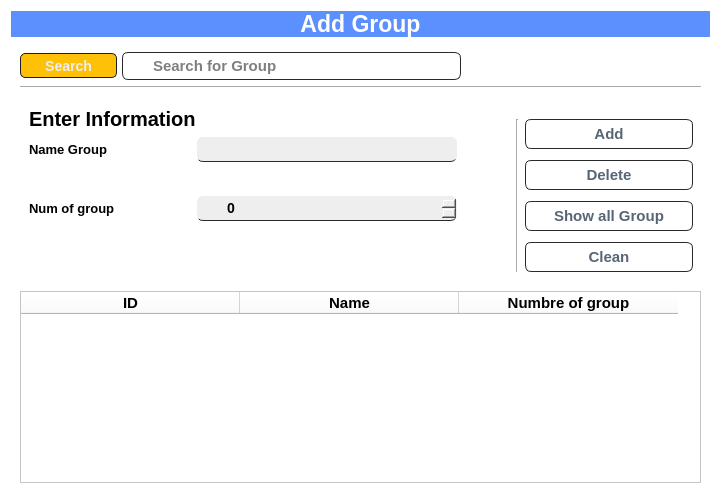
               <widget class="QWidget" name="page_4">
                <property name="styleSheet">
                 <string notr="true">QWidget{background:#fff;}</string>
                </property>
                <layout class="QVBoxLayout" name="verticalLayout_7">
                 <item>
                  <widget class="QLabel" name="label_40">
                   <property name="font">
                    <font>
                     <pointsize>17</pointsize>
                     <weight>75</weight>
                     <bold>true</bold>
                    </font>
                   </property>
                   <property name="styleSheet">
                    <string notr="true">background-color: rgb(92, 144, 255);
color: rgb(255, 255, 255);</string>
                   </property>
                   <property name="text">
                    <string>&lt;html&gt;&lt;head/&gt;&lt;body&gt;&lt;p align=&quot;center&quot;&gt;Add Group&lt;/p&gt;&lt;/body&gt;&lt;/html&gt;</string>
                   </property>
                  </widget>
                 </item>
                 <item>
                  <widget class="QWidget" name="widget_45" native="true">
                   <property name="sizePolicy">
                    <sizepolicy hsizetype="Preferred" vsizetype="Expanding">
                     <horstretch>0</horstretch>
                     <verstretch>0</verstretch>
                    </sizepolicy>
                   </property>
                   <property name="styleSheet">
                    <string notr="true">background-color: rgb(255, 255, 255);</string>
                   </property>
                   <layout class="QGridLayout" name="gridLayout_7">
                    <item row="4" column="0" colspan="5">
                     <widget class="QWidget" name="widget_3" native="true">
                      <property name="sizePolicy">
                       <sizepolicy hsizetype="Preferred" vsizetype="Expanding">
                        <horstretch>0</horstretch>
                        <verstretch>0</verstretch>
                       </sizepolicy>
                      </property>
                      <layout class="QVBoxLayout" name="verticalLayout_6">
                       <property name="leftMargin">
                        <number>0</number>
                       </property>
                       <property name="topMargin">
                        <number>0</number>
                       </property>
                       <property name="rightMargin">
                        <number>0</number>
                       </property>
                       <property name="bottomMargin">
                        <number>0</number>
                       </property>
                       <item>
                        <widget class="QTableWidget" name="table_group">
                         <attribute name="horizontalHeaderDefaultSectionSize">
                          <number>219</number>
                         </attribute>
                         <attribute name="horizontalHeaderMinimumSectionSize">
                          <number>219</number>
                         </attribute>
                         <column>
                          <property name="text">
                           <string>ID</string>
                          </property>
                          <property name="font">
                           <font>
                            <pointsize>11</pointsize>
                            <weight>75</weight>
                            <bold>true</bold>
                           </font>
                          </property>
                          <property name="textAlignment">
                           <set>AlignCenter</set>
                          </property>
                         </column>
                         <column>
                          <property name="text">
                           <string>Name</string>
                          </property>
                          <property name="font">
                           <font>
                            <pointsize>11</pointsize>
                            <weight>75</weight>
                            <bold>true</bold>
                           </font>
                          </property>
                          <property name="textAlignment">
                           <set>AlignCenter</set>
                          </property>
                         </column>
                         <column>
                          <property name="text">
                           <string>Numbre of group</string>
                          </property>
                          <property name="font">
                           <font>
                            <pointsize>11</pointsize>
                            <weight>75</weight>
                            <bold>true</bold>
                           </font>
                          </property>
                          <property name="textAlignment">
                           <set>AlignCenter</set>
                          </property>
                         </column>
                        </widget>
                       </item>
                      </layout>
                     </widget>
                    </item>
                    <item row="2" column="4">
                     <widget class="QWidget" name="widget_47" native="true">
                      <property name="minimumSize">
                       <size>
                        <width>189</width>
                        <height>0</height>
                       </size>
                      </property>
                      <layout class="QGridLayout" name="gridLayout_8">
                       <property name="topMargin">
                        <number>14</number>
                       </property>
                       <property name="rightMargin">
                        <number>8</number>
                       </property>
                       <property name="bottomMargin">
                        <number>0</number>
                       </property>
                       <property name="verticalSpacing">
                        <number>1</number>
                       </property>
                       <item row="0" column="1">
                        <widget class="QPushButton" name="pushButton_24">
                         <property name="styleSheet">
                          <string notr="true">QPushButton {
	background-color: #ffffff;
	color: #576574;
	border-radius: 6px;
	border: 1px solid #2a2a2a;
	display:inline-block;
	font-family:Arial;
	font-size:15px;
	font-weight:bold;
	padding:5px 28px;
	text-decoration:none;
	text-shadow:0px 1px 0px #ffffff;
}
QPushButton:hover {
	background:linear-gradient(to bottom, #f9f9f9 5%, #e9e9e9 100%);
	background-color: QLinearGradient( x1: 0, y1: 0, x2: 1, y2: 1, stop: 0 #D980FA, stop: 0.1 #ED4C67, stop: 0.5 #B53471, stop: 0.9 #B53471, stop: 1 #833471);
	color: #eeeeee;
	border-radius: 6px;
	border: 1px solid #ffffff;
	display:inline-block;
	cursor:pointer;
	font-family:Arial;
	font-size:10px;
	font-weight:bold;
	padding:5px 24px;
	text-decoration:none;
	text-shadow:0px 1px 0px #ffffff;
}</string>
                         </property>
                         <property name="text">
                          <string>Add</string>
                         </property>
                        </widget>
                       </item>
                       <item row="1" column="1">
                        <widget class="QPushButton" name="pushButton_25">
                         <property name="styleSheet">
                          <string notr="true">QPushButton {
	background-color: #ffffff;
	color: #576574;
	border-radius: 6px;
	border: 1px solid #2a2a2a;
	display:inline-block;
	font-family:Arial;
	font-size:15px;
	font-weight:bold;
	padding:5px 28px;
	text-decoration:none;
	text-shadow:0px 1px 0px #ffffff;
}
QPushButton:hover {
	background:linear-gradient(to bottom, #f9f9f9 5%, #e9e9e9 100%);
	background-color: QLinearGradient( x1: 0, y1: 0, x2: 1, y2: 1, stop: 0 #D980FA, stop: 0.1 #ED4C67, stop: 0.5 #B53471, stop: 0.9 #B53471, stop: 1 #833471);
	color: #eeeeee;
	border-radius: 6px;
	border: 1px solid #ffffff;
	display:inline-block;
	cursor:pointer;
	font-family:Arial;
	font-size:10px;
	font-weight:bold;
	padding:5px 24px;
	text-decoration:none;
	text-shadow:0px 1px 0px #ffffff;
}</string>
                         </property>
                         <property name="text">
                          <string>Delete</string>
                         </property>
                        </widget>
                       </item>
                       <item row="2" column="1">
                        <widget class="QPushButton" name="pushButton_26">
                         <property name="styleSheet">
                          <string notr="true">QPushButton {
	background-color: #ffffff;
	color: #576574;
	border-radius: 6px;
	border: 1px solid #2a2a2a;
	display:inline-block;
	font-family:Arial;
	font-size:15px;
	font-weight:bold;
	padding:5px 28px;
	text-decoration:none;
	text-shadow:0px 1px 0px #ffffff;
}
QPushButton:hover {
	background:linear-gradient(to bottom, #f9f9f9 5%, #e9e9e9 100%);
	background-color: QLinearGradient( x1: 0, y1: 0, x2: 1, y2: 1, stop: 0 #D980FA, stop: 0.1 #ED4C67, stop: 0.5 #B53471, stop: 0.9 #B53471, stop: 1 #833471);
	color: #eeeeee;
	border-radius: 6px;
	border: 1px solid #ffffff;
	display:inline-block;
	cursor:pointer;
	font-family:Arial;
	font-size:10px;
	font-weight:bold;
	padding:5px 24px;
	text-decoration:none;
	text-shadow:0px 1px 0px #ffffff;
}</string>
                         </property>
                         <property name="text">
                          <string>Show all Group</string>
                         </property>
                        </widget>
                       </item>
                       <item row="3" column="1">
                        <widget class="QPushButton" name="pushButton_27">
                         <property name="styleSheet">
                          <string notr="true">QPushButton {
	background-color: #ffffff;
	color: #576574;
	border-radius: 6px;
	border: 1px solid #2a2a2a;
	display:inline-block;
	font-family:Arial;
	font-size:15px;
	font-weight:bold;
	padding:5px 28px;
	text-decoration:none;
	text-shadow:0px 1px 0px #ffffff;
}
QPushButton:hover {
	background:linear-gradient(to bottom, #f9f9f9 5%, #e9e9e9 100%);
	background-color: QLinearGradient( x1: 0, y1: 0, x2: 1, y2: 1, stop: 0 #D980FA, stop: 0.1 #ED4C67, stop: 0.5 #B53471, stop: 0.9 #B53471, stop: 1 #833471);
	color: #eeeeee;
	border-radius: 6px;
	border: 1px solid #ffffff;
	display:inline-block;
	cursor:pointer;
	font-family:Arial;
	font-size:10px;
	font-weight:bold;
	padding:5px 24px;
	text-decoration:none;
	text-shadow:0px 1px 0px #ffffff;
}</string>
                         </property>
                         <property name="text">
                          <string>Clean</string>
                         </property>
                        </widget>
                       </item>
                       <item row="0" column="0" rowspan="4">
                        <widget class="Line" name="line_4">
                         <property name="orientation">
                          <enum>Qt::Vertical</enum>
                         </property>
                        </widget>
                       </item>
                      </layout>
                     </widget>
                    </item>
                    <item row="0" column="0" colspan="2">
                     <widget class="QWidget" name="widget_6" native="true">
                      <property name="maximumSize">
                       <size>
                        <width>480</width>
                        <height>16777215</height>
                       </size>
                      </property>
                      <layout class="QHBoxLayout" name="horizontalLayout_4">
                       <property name="spacing">
                        <number>5</number>
                       </property>
                       <property name="leftMargin">
                        <number>0</number>
                       </property>
                       <property name="topMargin">
                        <number>0</number>
                       </property>
                       <property name="bottomMargin">
                        <number>0</number>
                       </property>
                       <item>
                        <widget class="QPushButton" name="pushButton_28">
                         <property name="minimumSize">
                          <size>
                           <width>0</width>
                           <height>25</height>
                          </size>
                         </property>
                         <property name="maximumSize">
                          <size>
                           <width>100</width>
                           <height>25</height>
                          </size>
                         </property>
                         <property name="styleSheet">
                          <string notr="true">QPushButton {
	box-shadow:inset 0px 1px 0px 0px #ffffff;
	background:linear-gradient(to bottom, #f9f9f9 5%, #e9e9e9 100%);
	background-color: #ffc107;
	color: #eeeeee;
	border-radius:5px;
	border:1px solid #1e1e1e;
	display:inline-block;
	cursor:pointer;
	font-family:Arial;
	font-size:14px;
	font-weight:bold;
	padding:2px 24px;
}
QPushButton:hover {
	background:linear-gradient(to bottom, #e9e9e9 5%, #f9f9f9 100%);
	background-color: #001;
	color:#666666;
}
QPushButton:active {
	position:relative;
	top:1px;
}
QPushButton::pressed {
    background-color: QLinearGradient( x1: 0, y1: 0, x2: 0, y2: 1, stop: 0 #2d2d2d, stop: 0.1 #2b2b2b, stop: 0.5 #292929, stop: 0.9 #282828, stop: 1 #252525);
}

</string>
                         </property>
                         <property name="text">
                          <string>Search</string>
                         </property>
                        </widget>
                       </item>
                       <item>
                        <widget class="QLineEdit" name="lineEdit_19">
                         <property name="styleSheet">
                          <string notr="true">QLineEdit {
	background-color: #ffffff;
	color: rgb(0, 0, 0);
	border-radius: 6px;
	border: 1px solid #2a2a2a;
	display:inline-block;
	font-family:Arial;
	font-size:15px;
	font-weight:bold;
	padding:3px 28px;
	text-decoration:none;
	text-shadow:0px 1px 0px #ffffff;
}
	</string>
                         </property>
                         <property name="placeholderText">
                          <string>Search for Group</string>
                         </property>
                        </widget>
                       </item>
                      </layout>
                     </widget>
                    </item>
                    <item row="2" column="2" colspan="2">
                     <widget class="QWidget" name="widget_46" native="true"/>
                    </item>
                    <item row="1" column="0" colspan="5">
                     <widget class="Line" name="line_16">
                      <property name="orientation">
                       <enum>Qt::Horizontal</enum>
                      </property>
                     </widget>
                    </item>
                    <item row="2" column="0" colspan="2">
                     <widget class="QWidget" name="widget_48" native="true">
                      <property name="sizePolicy">
                       <sizepolicy hsizetype="Preferred" vsizetype="Preferred">
                        <horstretch>0</horstretch>
                        <verstretch>0</verstretch>
                       </sizepolicy>
                      </property>
                      <property name="minimumSize">
                       <size>
                        <width>450</width>
                        <height>190</height>
                       </size>
                      </property>
                      <property name="maximumSize">
                       <size>
                        <width>450</width>
                        <height>190</height>
                       </size>
                      </property>
                      <property name="styleSheet">
                       <string notr="true">border:none;
border-radius:10px;
background-color: white;
</string>
                      </property>
                      <layout class="QFormLayout" name="formLayout_5">
                       <property name="horizontalSpacing">
                        <number>1</number>
                       </property>
                       <property name="leftMargin">
                        <number>9</number>
                       </property>
                       <property name="topMargin">
                        <number>12</number>
                       </property>
                       <property name="rightMargin">
                        <number>9</number>
                       </property>
                       <property name="bottomMargin">
                        <number>4</number>
                       </property>
                       <item row="0" column="0">
                        <widget class="QLabel" name="e1">
                         <property name="font">
                          <font>
                           <pointsize>15</pointsize>
                           <weight>75</weight>
                           <bold>true</bold>
                          </font>
                         </property>
                         <property name="styleSheet">
                          <string notr="true">color: #000;
border:none;</string>
                         </property>
                         <property name="text">
                          <string>Enter Information</string>
                         </property>
                        </widget>
                       </item>
                       <item row="4" column="0">
                        <widget class="QLabel" name="e2">
                         <property name="font">
                          <font>
                           <pointsize>11</pointsize>
                           <weight>75</weight>
                           <bold>true</bold>
                          </font>
                         </property>
                         <property name="styleSheet">
                          <string notr="true">color: #000;
border:none;</string>
                         </property>
                         <property name="text">
                          <string>&lt;html&gt;&lt;head/&gt;&lt;body&gt;&lt;p&gt;&lt;span style=&quot; font-size:10pt;&quot;&gt;Name Group&lt;/span&gt;&lt;/p&gt;&lt;/body&gt;&lt;/html&gt;</string>
                         </property>
                        </widget>
                       </item>
                       <item row="4" column="1">
                        <widget class="QLineEdit" name="lineEdit_17">
                         <property name="maximumSize">
                          <size>
                           <width>260</width>
                           <height>16777215</height>
                          </size>
                         </property>
                         <property name="styleSheet">
                          <string notr="true">QLineEdit {
	background-color: rgb(238, 238, 238);
	color: rgb(0, 0, 0);
	border-radius: 6px;
	border-bottom: 1px solid #2a2a2a;
	display:inline-block;
	font-family:Arial;
	font-size:14px;
	font-weight:bold;
	padding:3px 28px;
	text-decoration:none;
	text-shadow:0px 1px 0px #ffffff;
}
	</string>
                         </property>
                        </widget>
                       </item>
                       <item row="5" column="0" colspan="2">
                        <spacer name="verticalSpacer_3">
                         <property name="orientation">
                          <enum>Qt::Vertical</enum>
                         </property>
                         <property name="sizeType">
                          <enum>QSizePolicy::Ignored</enum>
                         </property>
                         <property name="sizeHint" stdset="0">
                          <size>
                           <width>0</width>
                           <height>8</height>
                          </size>
                         </property>
                        </spacer>
                       </item>
                       <item row="6" column="0" colspan="2">
                        <spacer name="verticalSpacer_4">
                         <property name="orientation">
                          <enum>Qt::Vertical</enum>
                         </property>
                         <property name="sizeType">
                          <enum>QSizePolicy::Ignored</enum>
                         </property>
                         <property name="sizeHint" stdset="0">
                          <size>
                           <width>0</width>
                           <height>8</height>
                          </size>
                         </property>
                        </spacer>
                       </item>
                       <item row="7" column="0">
                        <widget class="QLabel" name="e4">
                         <property name="font">
                          <font>
                           <pointsize>11</pointsize>
                           <weight>75</weight>
                           <bold>true</bold>
                          </font>
                         </property>
                         <property name="styleSheet">
                          <string notr="true">color: #000;
border:none;</string>
                         </property>
                         <property name="text">
                          <string>&lt;html&gt;&lt;head/&gt;&lt;body&gt;&lt;p&gt;&lt;span style=&quot; font-size:10pt;&quot;&gt;Num of group&lt;/span&gt;&lt;/p&gt;&lt;/body&gt;&lt;/html&gt;</string>
                         </property>
                        </widget>
                       </item>
                       <item row="7" column="1">
                        <widget class="QSpinBox" name="spinBox_6">
                         <property name="maximumSize">
                          <size>
                           <width>260</width>
                           <height>16777215</height>
                          </size>
                         </property>
                         <property name="styleSheet">
                          <string notr="true">QSpinBox {

	background-color: rgb(238, 238, 238);
	color:#000;
	border-radius: 6px;
	border-bottom: 1px solid #2a2a2a;
	display:inline-block;
	font-family:Arial;
	font-size:14px;
	font-weight:bold;
	padding:3px 28px;
	text-decoration:none;
	text-shadow:0px 1px 0px #ffffff;

}
</string>
                         </property>
                        </widget>
                       </item>
                       <item row="8" column="0" colspan="2">
                        <spacer name="verticalSpacer_5">
                         <property name="orientation">
                          <enum>Qt::Vertical</enum>
                         </property>
                         <property name="sizeType">
                          <enum>QSizePolicy::Ignored</enum>
                         </property>
                         <property name="sizeHint" stdset="0">
                          <size>
                           <width>0</width>
                           <height>8</height>
                          </size>
                         </property>
                        </spacer>
                       </item>
                       <item row="9" column="1">
                        <widget class="QLabel" name="statue__">
                         <property name="styleSheet">
                          <string notr="true">color: rgb(94, 156, 255);
font-size:15px;
font-weight:bold;</string>
                         </property>
                         <property name="text">
                          <string/>
                         </property>
                        </widget>
                       </item>
                      </layout>
                     </widget>
                    </item>
                    <item row="3" column="0">
                     <spacer name="verticalSpacer_6">
                      <property name="orientation">
                       <enum>Qt::Vertical</enum>
                      </property>
                      <property name="sizeType">
                       <enum>QSizePolicy::Ignored</enum>
                      </property>
                      <property name="sizeHint" stdset="0">
                       <size>
                        <width>0</width>
                        <height>0</height>
                       </size>
                      </property>
                     </spacer>
                    </item>
                   </layout>
                  </widget>
                 </item>
                </layout>
               </widget>
